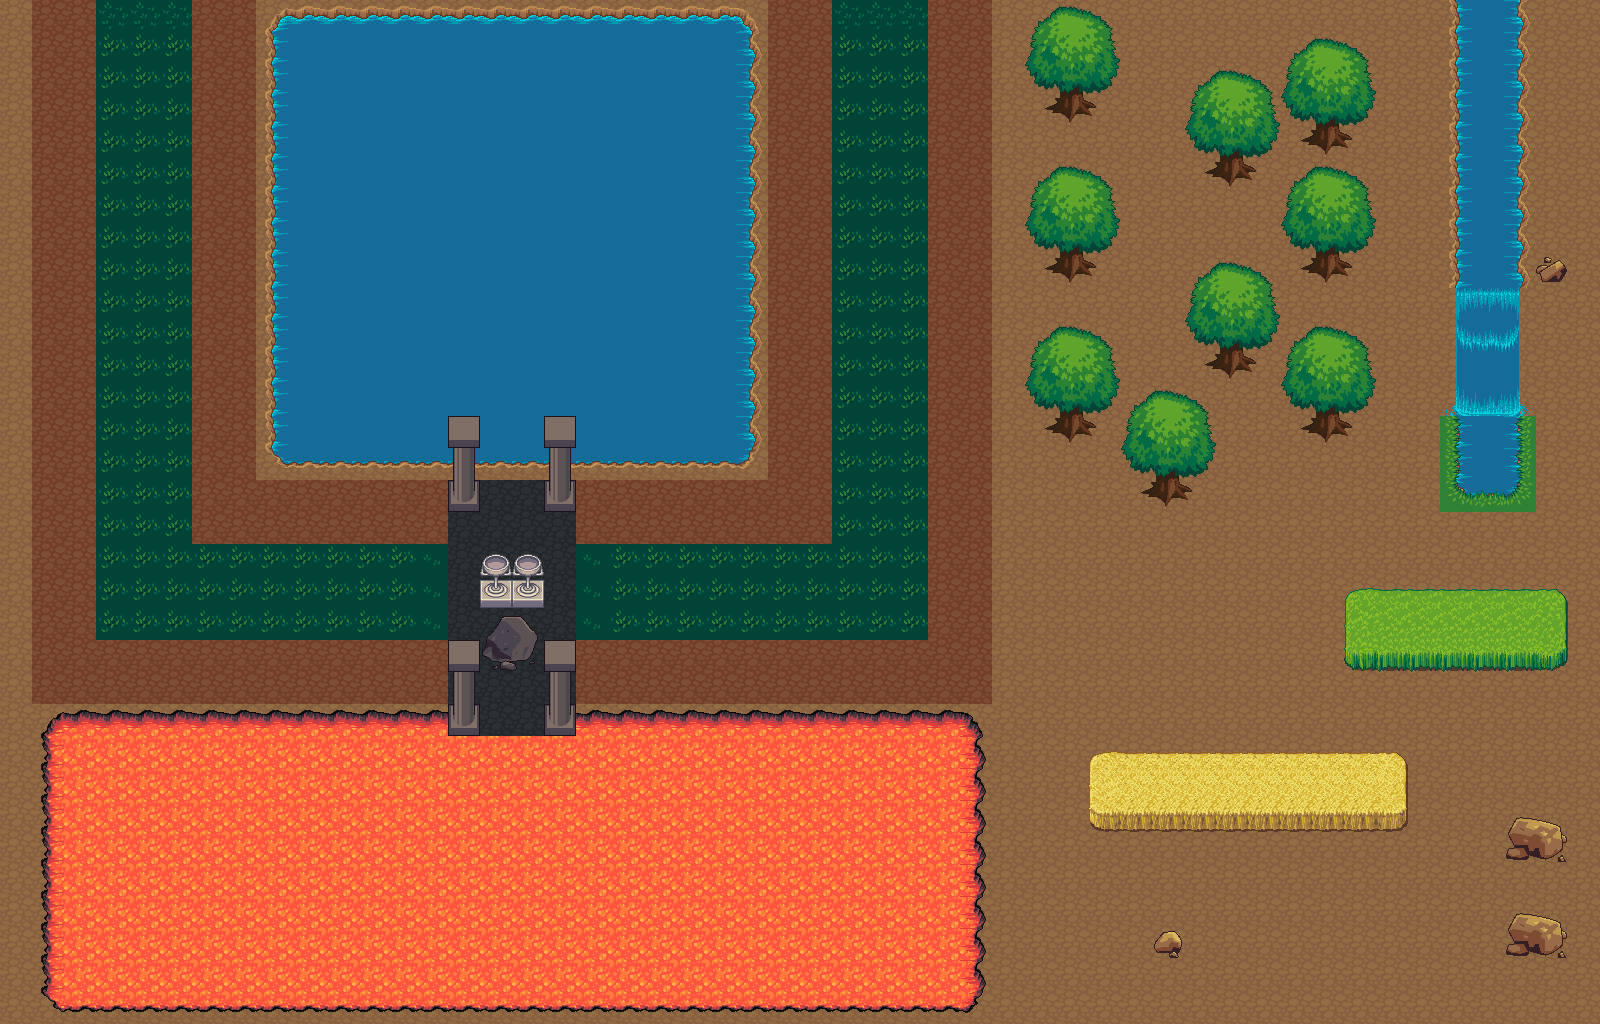

A 2D game scene composited from a Tiled map and its tileset images. What follows is a short description and the map's XML, with each tile layer's data collapsed to a summary:
An orthogonal 50x32 tile map with 32x32 px tiles, 3 tile layers (Bot, Top, Objects).

<map version="1.2" tiledversion="1.3.4" orientation="orthogonal" renderorder="right-down" width="50" height="32" tilewidth="32" tileheight="32" infinite="0" nextlayerid="6" nextobjectid="1">
 <editorsettings>
  <export target="Map1.json" format="json" />
 </editorsettings>
 <tileset firstgid="1" name="terrain_atlas" tilewidth="32" tileheight="32" tilecount="1024" columns="32">
  <image source="../image/terrain_atlas.png" width="1024" height="1024" />
  <tile id="839">
   <properties>
    <property name="start" type="bool" value="true" />
   </properties>
  </tile>
  <tile id="932">
   <properties>
    <property name="towerPlace" type="bool" value="true" />
   </properties>
  </tile>
  <tile id="934">
   <properties>
    <property name="path" type="bool" value="true" />
   </properties>
  </tile>
  <tile id="935">
   <properties>
    <property name="start" type="bool" value="true" />
   </properties>
  </tile>
  <tile id="936">
   <properties>
    <property name="meta" type="bool" value="true" />
   </properties>
  </tile>
 </tileset>
 <layer id="2" name="Bot" width="50" height="32">
  <data>[1600 cells, 1600 non-empty, 2 distinct tile ids]</data>
 </layer>
 <layer id="1" name="Top" width="50" height="32">
  <data>[1600 cells, 960 non-empty, 23 distinct tile ids]</data>
 </layer>
 <layer id="4" name="Objects" width="50" height="32">
  <data>[1600 cells, 237 non-empty, 66 distinct tile ids]</data>
 </layer>
</map>
